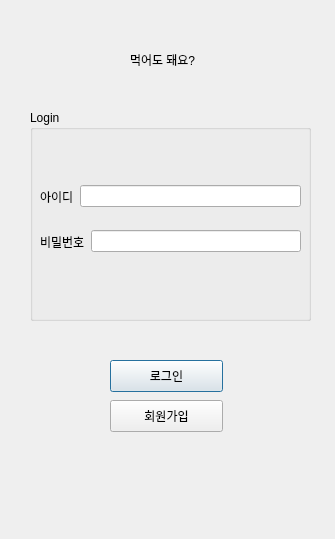
<?xml version="1.0" encoding="UTF-8"?>
<ui version="4.0">
 <class>MainWindow</class>
 <widget class="QMainWindow" name="MainWindow">
  <property name="geometry">
   <rect>
    <x>0</x>
    <y>0</y>
    <width>335</width>
    <height>539</height>
   </rect>
  </property>
  <property name="windowTitle">
   <string>MainWindow</string>
  </property>
  <widget class="QWidget" name="centralwidget">
   <widget class="QGroupBox" name="groupBox">
    <property name="geometry">
     <rect>
      <x>30</x>
      <y>110</y>
      <width>281</width>
      <height>211</height>
     </rect>
    </property>
    <property name="title">
     <string>Login</string>
    </property>
    <widget class="QWidget" name="horizontalLayoutWidget_2">
     <property name="geometry">
      <rect>
       <x>10</x>
       <y>120</y>
       <width>261</width>
       <height>23</height>
      </rect>
     </property>
     <layout class="QHBoxLayout" name="horizontalLayout_2">
      <item>
       <widget class="QLabel" name="label_3">
        <property name="text">
         <string>비밀번호</string>
        </property>
       </widget>
      </item>
      <item>
       <widget class="QLineEdit" name="inputPS_text"/>
      </item>
     </layout>
    </widget>
    <widget class="QWidget" name="horizontalLayoutWidget">
     <property name="geometry">
      <rect>
       <x>10</x>
       <y>70</y>
       <width>261</width>
       <height>33</height>
      </rect>
     </property>
     <layout class="QHBoxLayout" name="horizontalLayout">
      <item>
       <widget class="QLabel" name="label_2">
        <property name="text">
         <string>아이디</string>
        </property>
       </widget>
      </item>
      <item>
       <widget class="QLineEdit" name="inputID_text"/>
      </item>
     </layout>
    </widget>
   </widget>
   <widget class="QPushButton" name="loginBtn">
    <property name="geometry">
     <rect>
      <x>110</x>
      <y>360</y>
      <width>113</width>
      <height>32</height>
     </rect>
    </property>
    <property name="text">
     <string>로그인</string>
    </property>
    <property name="default">
     <bool>true</bool>
    </property>
   </widget>
   <widget class="QPushButton" name="signinBtn">
    <property name="geometry">
     <rect>
      <x>110</x>
      <y>400</y>
      <width>113</width>
      <height>32</height>
     </rect>
    </property>
    <property name="text">
     <string>회원가입</string>
    </property>
   </widget>
   <widget class="QLabel" name="label">
    <property name="geometry">
     <rect>
      <x>130</x>
      <y>50</y>
      <width>81</width>
      <height>20</height>
     </rect>
    </property>
    <property name="text">
     <string>먹어도 돼요?</string>
    </property>
   </widget>
  </widget>
 </widget>
 <resources/>
 <connections/>
</ui>
